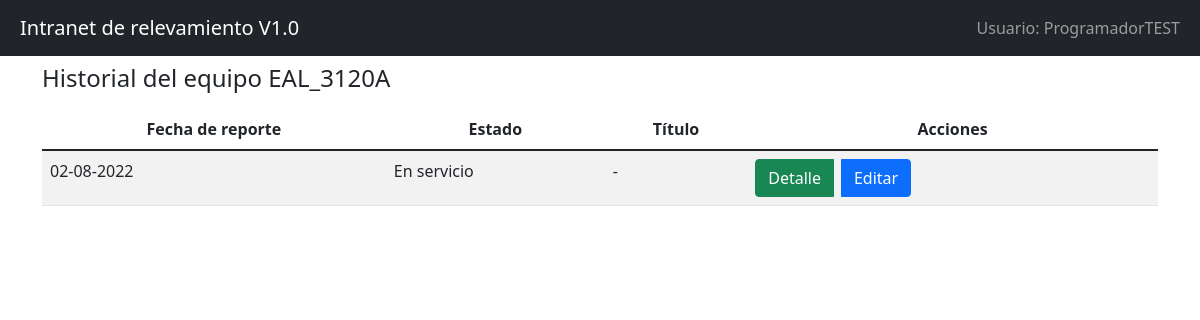
Screenshot of /historialEquipo/EAL_3120A with the database file from the repository.
### models/equipos.py (models this page shows, shortened)
class EAL_3120A(db.Model):
    id = db.Column(db.Integer, primary_key = True)
    estado = db.Column(db.String(35))
    titulo = db.Column(db.String(35))
    detalle = db.Column(db.String(500))
    fechaReporte = db.Column(db.Date)
    fechaCreada = db.Column(db.Date)
    usuario = db.Column(db.String(35))

### routes/equipos.py (the view)
@equipos.route("/historialEquipo/<tag>")
def historialEquipo(tag):
    lista = allEstados(tag)
    return render_template('equiposHistorial.html', lista=lista, tabla=tag)

### templates/equiposHistorial.html (shortened to what this page needs)
<!DOCTYPE html>
<html lang="en">
<head>
    <link href="https://cdn.jsdelivr.net/npm/bootstrap@5.1.3/dist/css/bootstrap.min.css" rel="stylesheet">
    <link rel="stylesheet" href="{{url_for('static', filename='main.css')}}">
</head>
<body>
  <header>
    <nav class="navbar navbar-dark bg-dark">
      <div class="container-fluid">
        <a class="navbar-brand ps-2" href={{url_for('equipos.home')}} id="titulo_version">Intranet de relevamiento V1.0</a>
        <span class="navbar-text me-2">
          <div id="nameUserNav">Usuario: ProgramadorTEST</div>
        </span>
      </div>
    </nav>
  </header>
  <main class="container">
    <h4 class="mt-2 mb-3">Historial del equipo {{tabla}} </h4>
    <table class="table table-striped">
      <thead>
        <tr>
          <th scope="col">Fecha de reporte</th>
          <th scope="col">Estado</th>
          <th scope="col">Título</th>
          <th scope="col">Acciones</th>
        </tr>
      </thead>
      <tbody>
        {% for list in lista %}
        <tr>
          <td>{{list.fechaReporte.strftime('%d-%m-%Y')}}</th>
          <td>{{list.estado}}</td>
          <td>{{list.titulo}}</td>
          <td>
            <div class="btn-group">
              <a type="button" class="btn btn-success me-2" href="{{url_for('equipos.detalleRegistroEquipo', tag=tabla, id=list.id)}}">Detalle</a>
              <a type="button" class="btn btn-primary me-2" href="{{url_for('equipos.updateRegistroEquipo', tag=tabla , id=list.id)}}">Editar</a>
            </div>
          </td>
        </tr>
        {% endfor%}
      </tbody>
    </table>
  </main>
</body>
</html>

### static/main.css (style rules this page uses)
:root { --bs-blue: #0d6efd; --bs-indigo: #6610f2; --bs-purple: #6f42c1; --bs-pink: #d63384; --bs-red: #dc3545; --bs-orange: #fd7e14; --bs-yellow: #ffc107; --bs-green: #198754; --bs-teal: #20c997; --bs-cyan: #0dcaf0; --bs-white: #fff; --bs-gray: #6c757d; --bs-gray-dark: #343a40; --bs-primary: #0d6efd; --bs-secondary: #6c757d; --bs-success: #198754; --bs-info: #0dcaf0; --bs-warning: #ffc107; --bs-danger: #dc3545; --bs-light: #f8f9fa; --bs-dark: #212529; --greyLight-2: #c8d0e7; --card-background: linear-gradient(to bottom right, #f9fafc, #f7f7f8); --card-shadow: inset 2px 2px 3px #ebebf3, inset 4px 4px 15px #ffffff, 3px 3px 12px #c2c7d4; --bs-font-sans-serif: system-ui, -apple-system, "Segoe UI", Roboto, "Helvetica Neue", Arial, "Noto Sans", "Liberation Sans", sans-serif, "Apple Color Emoji", "Segoe UI Emoji", "Segoe UI Symbol", "Noto Color Emoji"; --bs-font-monospace: SFMono-Regular, Menlo, Monaco, Consolas, "Liberation Mono", "Courier New", monospace; --bs-gradient: linear-gradient(180deg, rgba(255, 255, 255, 0.15), rgba(255, 255, 255, 0)); }
.contenedorEmisiones div table tr,th { text-align: center; }

### rows the page displays
EAL_3120A: fechaReporte "02-08-2022", estado "En servicio", titulo "-"

### other values shown
{{ tabla }} "EAL_3120A"
